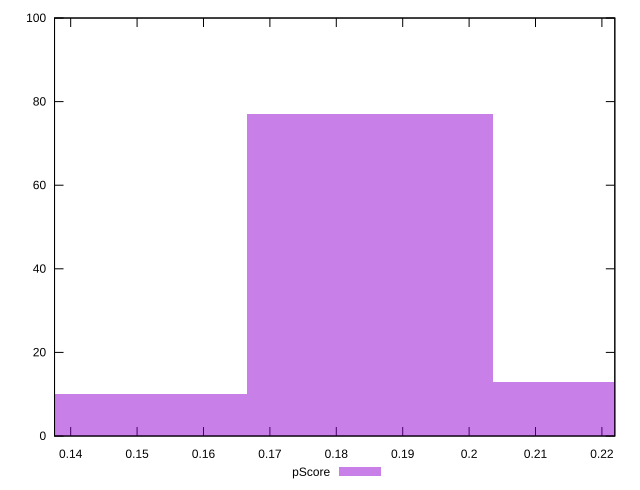

Here is the gnuplot script that generated this plot:
reset

$pScore <<EOF
0.18503820032527066 77
0.22204584039032477 13
0.14803056026021652 10
EOF

set key outside below
set boxwidth 0.03700764006505413
set xrange [0.13756762302848102:0.22194516304780365]
set yrange [0:100]
set trange [0:100]
set style fill transparent solid 0.5 noborder
set terminal svg size 640, 490 enhanced background rgb 'white'
set output "report_00020_2021-02-19T21:17:38.612Z2/largest-contentful-paint/samples/pages+cached+noadtech+nomedia/pScore/histogram.svg"

plot $pScore title "pScore" with boxes

reset
